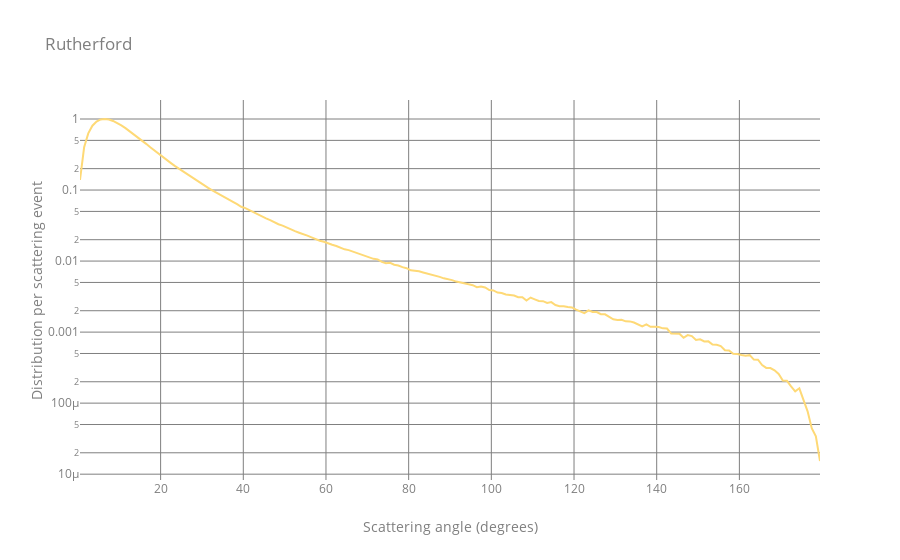

The code cell stored with this chart in its notebook:
### Markdown cell above
#### Compare this with using equation (1) from Casino[...] part II

### Code cell
rands = np.random.rand(10000000)

histy, histx = np.histogram(np.degrees(theta(E_Al, Z_Al, rands)), bins = 180, range = (0, 180))

t_sample = go.Scatter(
    x = (np.array(histx[:-1]) + np.array(histx[1:]))/2,
    y = histy/max(histy),
    marker = dict(color='#fed976'
                 )
)


layout = go.Layout(
    title = 'Rutherford', 
    font=dict( color='#7f7f7f'),
    paper_bgcolor='rgba(0,0,0,0)',
    plot_bgcolor='rgba(0,0,0,0)',

    xaxis=dict(
        gridcolor= '#7f7f7f', 
        title = 'Scattering angle (degrees)'
    ), 
    yaxis=dict(
        gridcolor= '#7f7f7f', 
        type='log',
        title = 'Distribution per scattering event'
    )
)

data = [t_sample]
fig = go.Figure(data=data, layout=layout)

fig.show()

### Figure 1 — Plotly figure (JSON) as saved in the notebook; plotly's stock layout.template omitted (floating-point values rounded to 4 significant figures; data arrays with more than 128 entries replaced by an {"elided": "..."} marker saying what was removed)
{"data": [{"marker": {"color": "#fed976"}, "type": "scatter", "x": {"elided": "180 float values"}, "y": {"elided": "180 float values"}}], "layout": {"font": {"color": "#7f7f7f"}, "paper_bgcolor": "rgba(0,0,0,0)", "plot_bgcolor": "rgba(0,0,0,0)", "title": {"text": "Rutherford"}, "xaxis": {"gridcolor": "#7f7f7f", "title": {"text": "Scattering angle (degrees)"}}, "yaxis": {"gridcolor": "#7f7f7f", "title": {"text": "Distribution per scattering event"}, "type": "log"}}}
